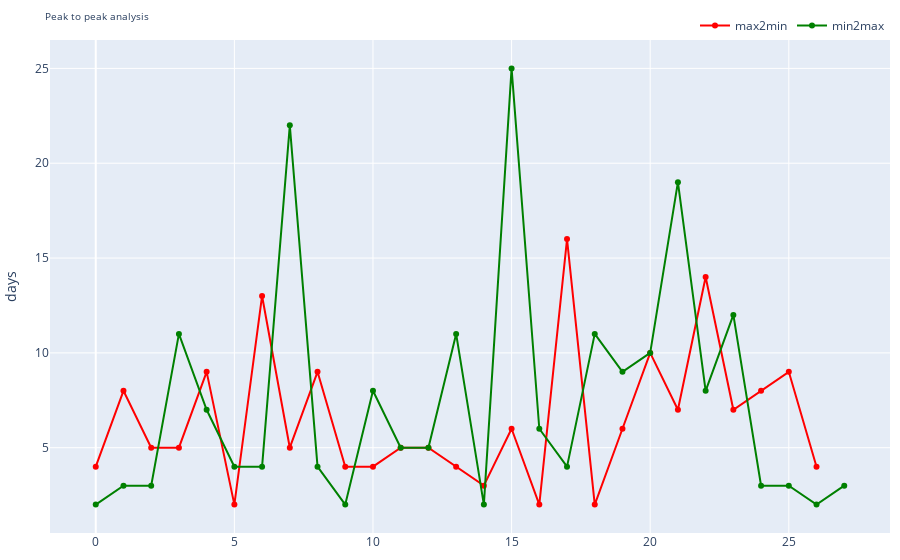

The cell this chart's notebook holds for it:
### Code cell
fig = go.Figure()
fig.add_trace(go.Scatter(y=max2min,
                    mode='lines+markers',
                    line_color="red",
                    name='max2min'))
fig.add_trace(go.Scatter(y=min2max,
                    mode='lines+markers',
                    line_color="green",
                    name='min2max'))
# Update plot layout
fig.update_layout(
                  title=dict(text="Peak to peak analysis", font=dict(size=10)),
                  yaxis_title="days",
                  margin=dict(l=10, r=10, t=40, b=10),
                  legend=dict(orientation="h",
                              yanchor="bottom",
                              y=1,
                              xanchor="right",
                              x=1))
fig.show()

### Figure 1 — Plotly figure (JSON) as saved in the notebook; plotly's stock layout.template omitted (floating-point values rounded to 4 significant figures)
{"data": [{"line": {"color": "red"}, "mode": "lines+markers", "name": "max2min", "type": "scatter", "y": [4, 8, 5, 5, 9, 2, 13, 5, 9, 4, 4, 5, 5, 4, 3, 6, 2, 16, 2, 6, 10, 7, 14, 7, 8, 9, 4]}, {"line": {"color": "green"}, "mode": "lines+markers", "name": "min2max", "type": "scatter", "y": [2, 3, 3, 11, 7, 4, 4, 22, 4, 2, 8, 5, 5, 11, 2, 25, 6, 4, 11, 9, 10, 19, 8, 12, 3, 3, 2, 3]}], "layout": {"legend": {"orientation": "h", "x": 1, "xanchor": "right", "y": 1, "yanchor": "bottom"}, "margin": {"b": 10, "l": 10, "r": 10, "t": 40}, "title": {"font": {"size": 10}, "text": "Peak to peak analysis"}, "yaxis": {"title": {"text": "days"}}}}
